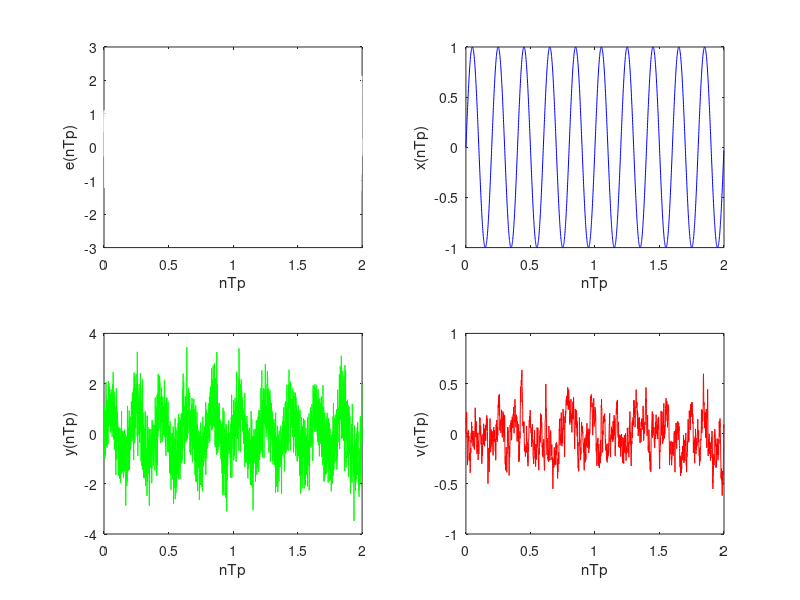

Write MATLAB code to recreate this figure. (Note: this script raises an error after producing the figure.)
clc; clear;

Tp = 0.001;
N = 2000;
n = 0:N-1;
o = 0.8;
H = tf(0.1, [1 -0.9], Tp);

e = o*randn(1, N);
x = sin(2*pi*5*n*Tp);
y = sin(2*pi*5*n*Tp) + e;
v = lsim(H, e, n*Tp);

figure;
hold on;

subplot(2, 2 , 1);
p1 = plot(n*Tp, e, 'w');
xlabel('nTp');
ylabel('e(nTp)');

subplot(2, 2 , 2);
plot(n*Tp, x, 'b');
xlabel('nTp');
ylabel('x(nTp)');

subplot(2, 2 , 3);
plot(n*Tp, y, 'g');
xlabel('nTp');
ylabel('y(nTp)');

subplot(2, 2 , 4);
plot(n*Tp, v, 'r');
xlabel('nTp');
ylabel('v(nTp)');

eT = transpose(e);
De = [eT, eT];
e_auto = zeros(1, N);

xT = transpose(x);
Dx = [xT, xT];
x_auto = zeros(1, N);

yT = transpose(y);
Dy = [yT, yT];
y_auto = zeros(1, N);

vT = transpose(v);
Dv = [vT, vT];
v_auto = zeros(1, N);

for tau = n
    e_auto(1, tau+1) = Covar(De, tau);
    x_auto(1, tau+1) = Covar(Dx, tau);
    y_auto(1, tau+1) = Covar(Dy, tau);
    v_auto(1, tau+1) = Covar(Dv, tau);
end
